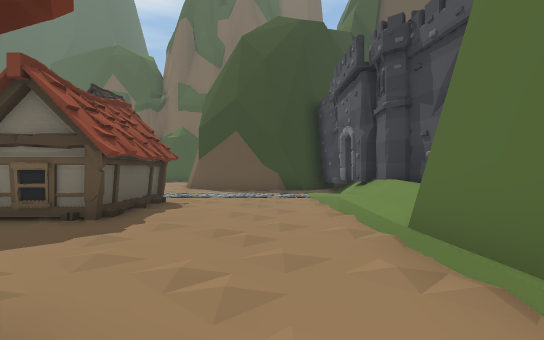
[1] (above)

24 first-person views from a walk through a Unity game level. The camera is 1.4 m above the floor, looks level and sees 80° across. The floor is counted in squares, 2 m on a side. Each view is taken from the middle of a square. On the plan, view 1 faces up. The plan holds only what a view shows up to about 10 squares ahead; the rest is blank. The place goes on beyond the plan. The player is left out.

[2]
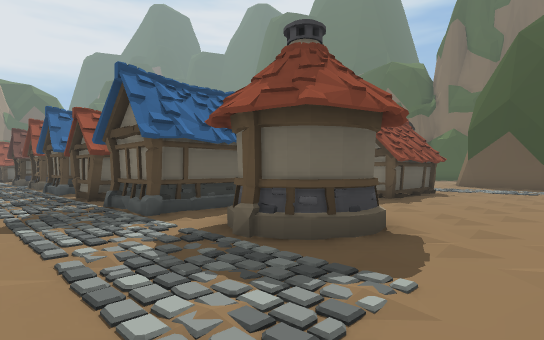

[3]
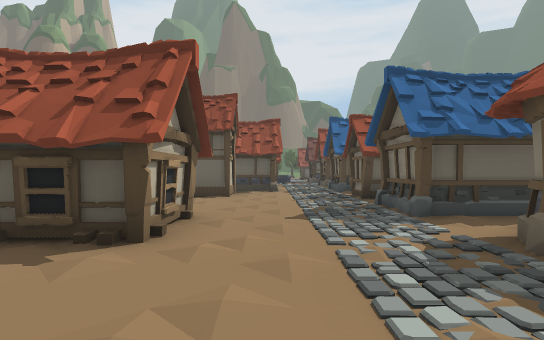

[4]
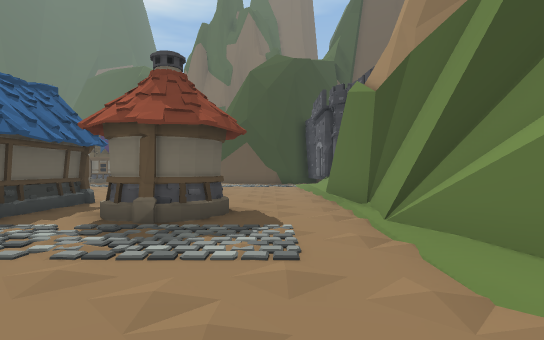

[5]
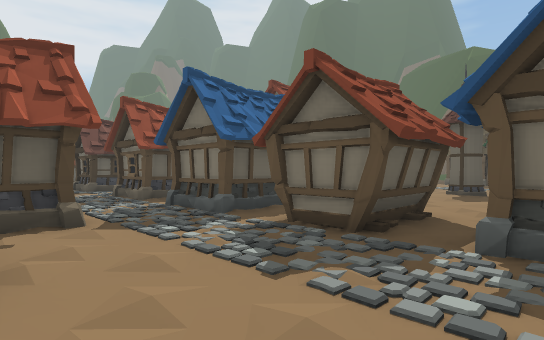

[6]
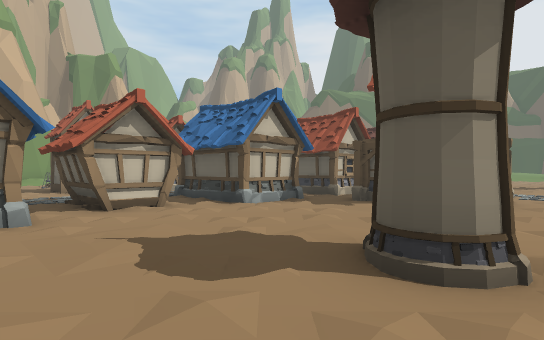

[7]
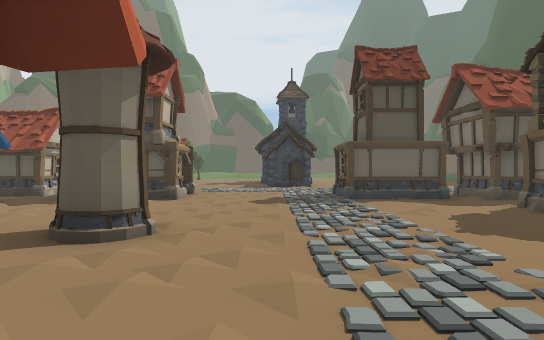

[8]
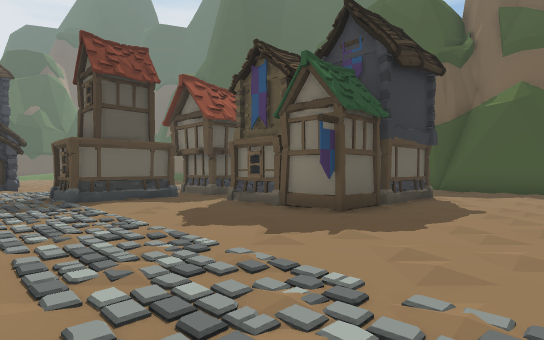

[9]
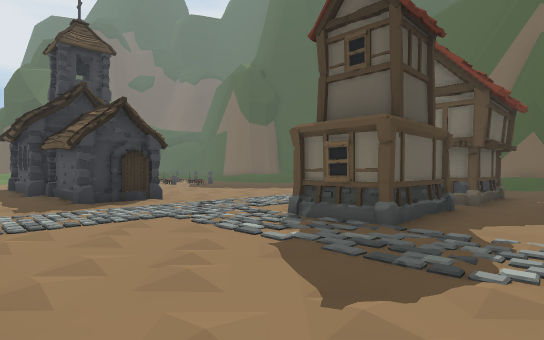

[10]
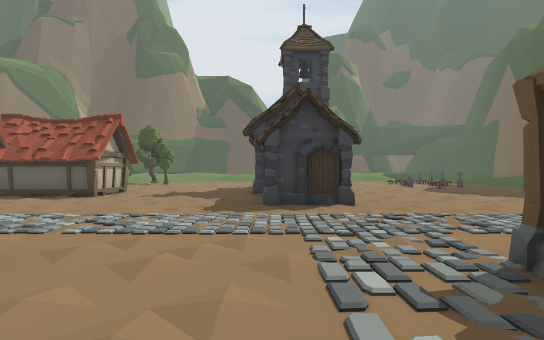

[11]
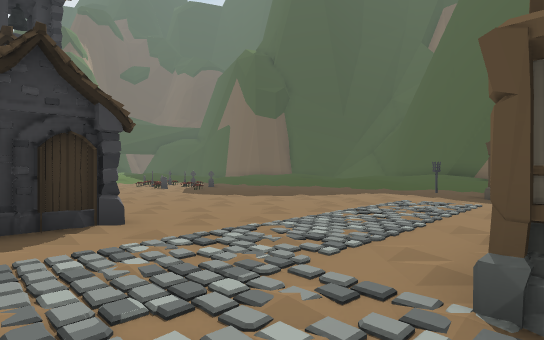

[12]
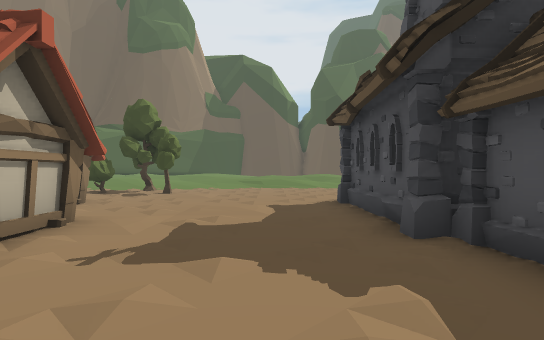

[13]
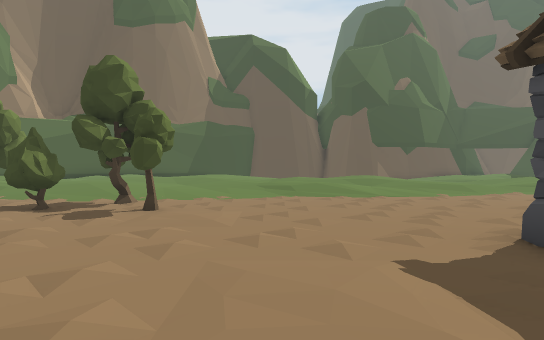

[14]
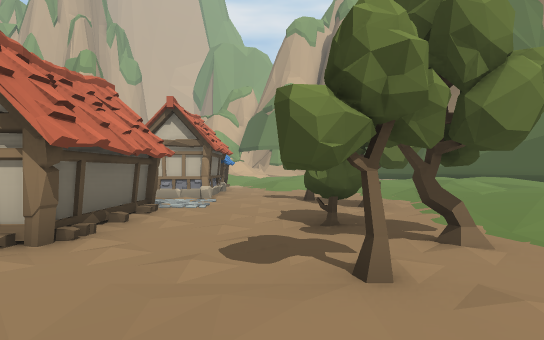

[15]
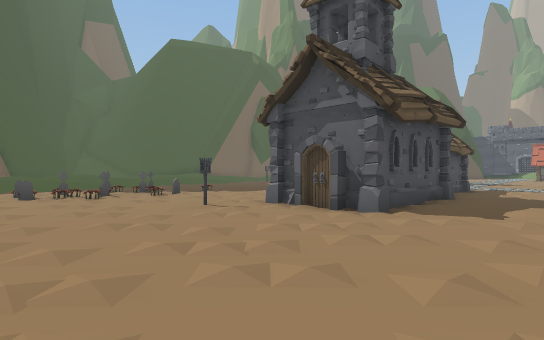

[16]
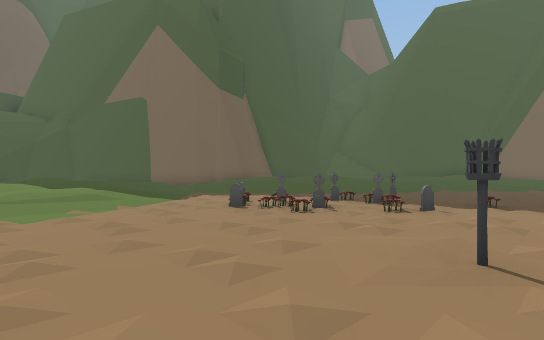

[17]
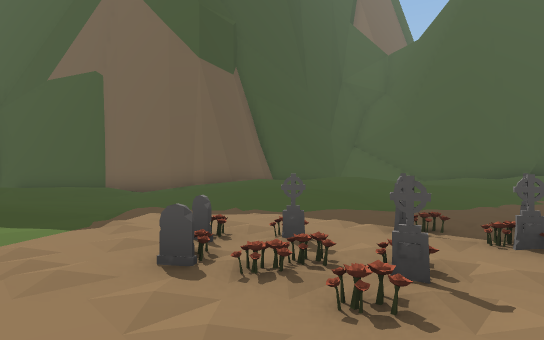

[18]
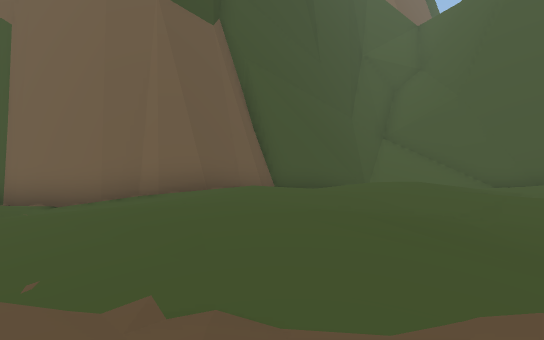

[19]
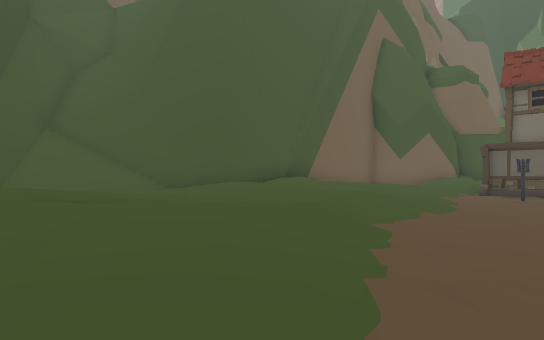

[20]
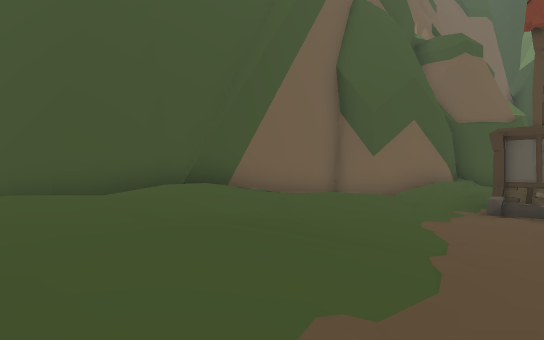

[21]
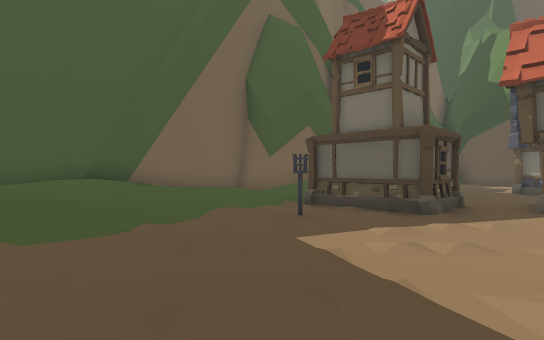

[22]
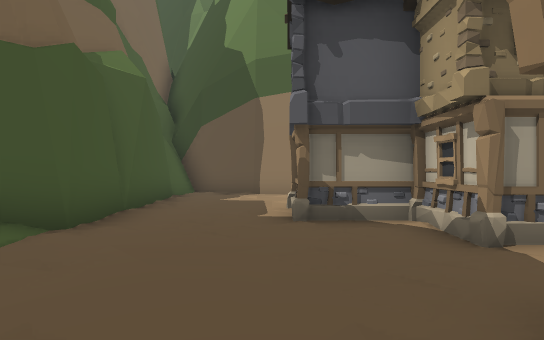

[23]
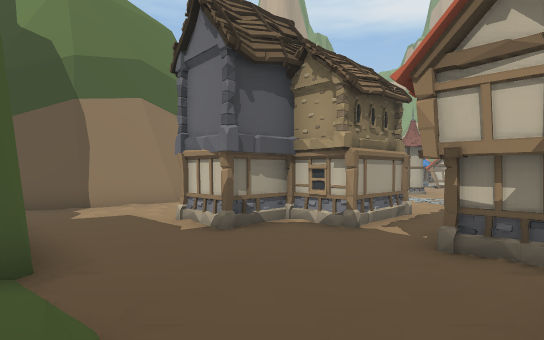

[24]
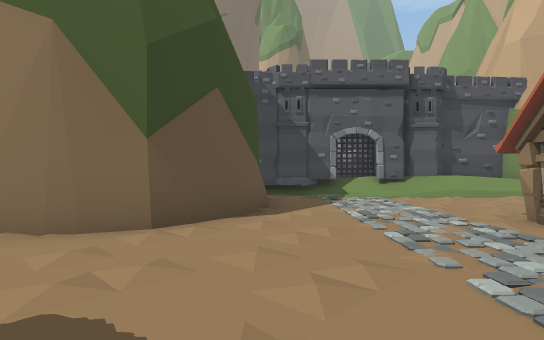

### Floor plan
Key: @ floor where view 1 was taken; # wall or solid block; . main floor; : floor 0.25 m higher than the main floor; + floor 0.5 m higher than the main floor; * floor 0.75 m higher than the main floor; % floor 1 m higher than the main floor; / step, stairs or slope; H house; T tree; F flower; M tombstone; G gate; O other object.
Columns run from 32 left of view 1 to 3 right of it. Each row starts with its distance up from view 1.
 25       ##///##
 24     ###/  //########
 23 ## ##/    ////%////#
 22 /###/  /////*////  ###
 21  ////*/// ///////////###
 20 /////////++////////////#######
 19 ///////////////../  .........#
 18 ///./////.......#/ /.........#
 17 ///............../H/.........#
 16 ///.F.MFO...............HH...#
 15 ///FMOMMO..........HH.##HH...#
 14 ///.MFFMMO.........HH.# H#...#
 13  /.....O..............#H##...##
 12  /.................H#.........###
 11  /.................HH.............#
 10  /......#   .......##.............##
  9  //.....#   OOO..................//G
  8  //.....####OOO................../##
  7  //......................... #...//#
  6  //.....................OO.. #...//O
  5  //................OO.......##...//#
  4  /................  O............./#
  3  ::...T....##/..    O.............##
  2  ::.TT..##  #//   ##.......##.....#
  1  ///.T..#   #/    ##.#####.##. #..#
  0  +//....#         ##.##.##.##.##@.#
 -1  +//T...#         ................#
 -2 ++/.......        ................#
 -3 /+//.O..##            #...........#
 -4 ////....#             #.#.........
 -5 ////  ..#               #.. ###..

Positions as (right, up) in squares from view 1, and headings:
1: (0, 0), facing up
2: (1, -3), facing up-left
3: (1, -3), facing left
4: (0, -5), facing up
5: (-5, -4), facing up-left
6: (-5, 7), facing down-left
7: (-4, 8), facing left
8: (-4, 8), facing up-left
9: (-10, 6), facing up-left
10: (-11, 8), facing left
11: (-13, 8), facing up-left
12: (-17, 6), facing left
13: (-21, 5), facing left
14: (-26, 5), facing down
15: (-29, 5), facing up-right
16: (-27, 8), facing up
17: (-27, 12), facing up
18: (-27, 16), facing up
19: (-25, 17), facing up-right
20: (-21, 18), facing up-right
21: (-20, 15), facing up-right
22: (-13, 17), facing right
23: (-13, 20), facing down-right
24: (-7, 11), facing right
